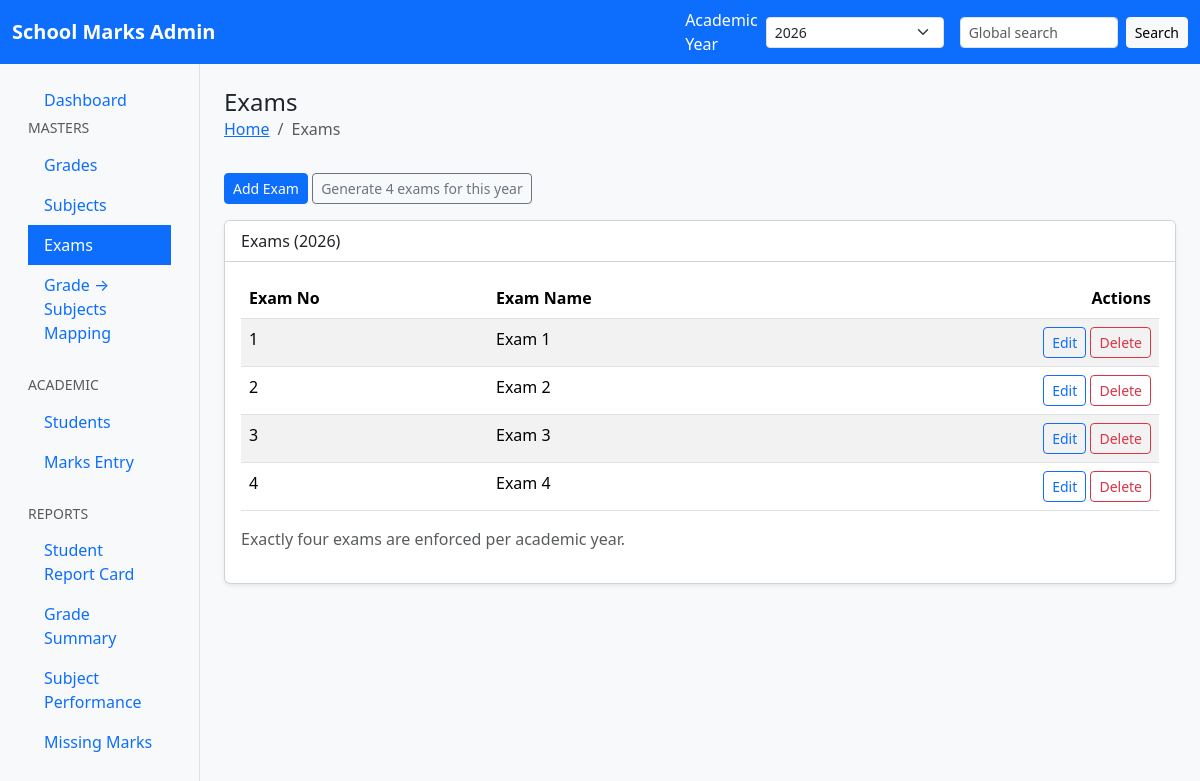
The page /index.php?page=exams on the database its author committed.
### tables this page shows
CREATE TABLE exams (
    exam_id INT AUTO_INCREMENT PRIMARY KEY,
    academic_year INT NOT NULL,
    exam_no TINYINT NOT NULL,
    exam_name VARCHAR(100) NOT NULL,
    UNIQUE KEY uq_exams_year_no (academic_year, exam_no),
    CONSTRAINT chk_exam_no CHECK (exam_no BETWEEN 1 AND 4)
);

### controller/ExamsController.php (called while the page is built, shortened)
<?php
class ExamsController
{
    public function handle(string $page): void
    {
        $db = db();
        $academicYear = (int)($_GET['academic_year'] ?? DEFAULT_ACADEMIC_YEAR);
        $exams = query_all(
            $db,
            'SELECT * FROM exams WHERE academic_year = ? ORDER BY exam_no',
            'i',
            [$academicYear]
        );
        require __DIR__ . '/../layout/layout.php';
    }
}

### index.php (called while the page is built, shortened)
<?php
require_once __DIR__ . '/includes/functions.php';
$page = $_GET['page'] ?? 'dashboard';
$controller = new $controllerName();
$controller->handle($page);

### includes/functions.php (called while the page is built, shortened)
<?php
function e(string $value): string
{
    return htmlspecialchars($value, ENT_QUOTES, 'UTF-8');
}
function query_all(mysqli $db, string $sql, string $types = '', array $params = []): array
{
    $stmt = $db->prepare($sql);
    if ($types !== '' && $params) {
        $stmt->bind_param($types, ...$params);
    }
    $stmt->execute();
    $result = $stmt->get_result();
    $rows = $result ? $result->fetch_all(MYSQLI_ASSOC) : [];
    return $rows;
}

### views/exams/list.php (the view, shortened to what this page needs)
<div class="d-flex justify-content-between mb-3">
    <div>
        <a class="btn btn-primary btn-sm" href="index.php?page=exams&action=create&academic_year=<?php echo e((string)$academicYear); ?>">Add Exam</a>
        <form method="post" action="index.php?page=exams&action=generate&academic_year=<?php echo e((string)$academicYear); ?>" class="d-inline">
            <button class="btn btn-outline-secondary btn-sm">Generate 4 exams for this year</button>
        </form>
    </div>
</div>
<div class="card shadow-sm">
    <div class="card-header bg-white">Exams (<?php echo e((string)$academicYear); ?>)</div>
    <div class="card-body">
        <table class="table table-striped">
            <thead>
                <tr>
                    <th>Exam No</th>
                    <th>Exam Name</th>
                    <th class="text-end">Actions</th>
                </tr>
            </thead>
            <tbody>
                <?php foreach ($exams as $exam): ?>
                    <tr>
                        <td><?php echo e((string)$exam['exam_no']); ?></td>
                        <td><?php echo e($exam['exam_name']); ?></td>
                        <td class="text-end">
                            <a class="btn btn-sm btn-outline-primary" href="index.php?page=exams&action=edit&id=<?php echo e((string)$exam['exam_id']); ?>&academic_year=<?php echo e((string)$academicYear); ?>">Edit</a>
                            <form method="post" action="index.php?page=exams&action=delete&academic_year=<?php echo e((string)$academicYear); ?>" class="d-inline">
                                <button class="btn btn-sm btn-outline-danger" onclick="return confirm('Delete this exam?')">Delete</button>
                            </form>
                        </td>
                    </tr>
                <?php endforeach; ?>
            </tbody>
        </table>
        <p class="text-muted">Exactly four exams are enforced per academic year.</p>
    </div>
</div>

### layout/style.css (style rules this page uses)
body { background-color: #f8f9fa; }

### rows shown on the page
exams: exam_no "1", exam_name "Exam 1"
exams: exam_no "2", exam_name "Exam 2"
exams: exam_no "3", exam_name "Exam 3"
exams: exam_no "4", exam_name "Exam 4"

### other values the page prints
APP_NAME "School Marks Admin"
$title "Exams"
$academicYear "2026"
form field academic_year "2026"
